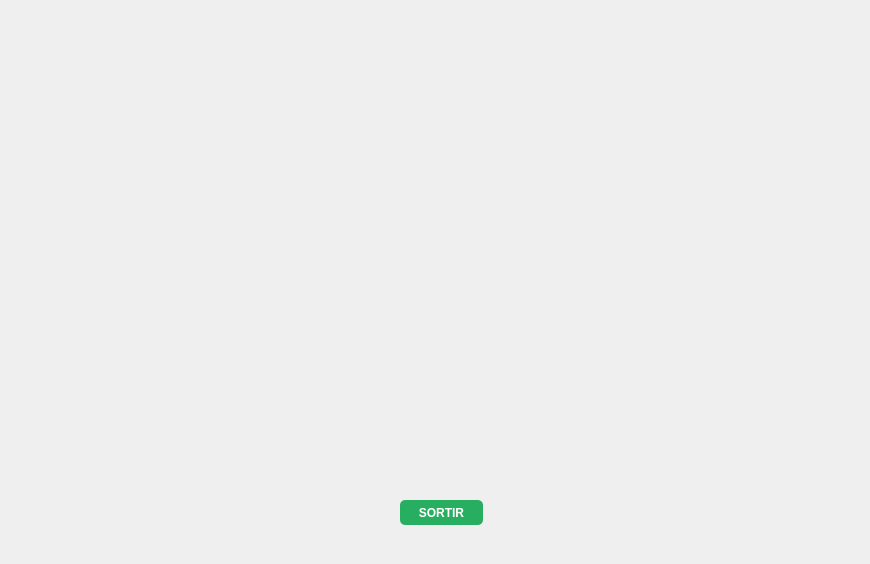
<?xml version="1.0" encoding="UTF-8"?>
<ui version="4.0">
 <class>diagramme</class>
 <widget class="QWidget" name="diagramme">
  <property name="geometry">
   <rect>
    <x>0</x>
    <y>0</y>
    <width>870</width>
    <height>564</height>
   </rect>
  </property>
  <property name="minimumSize">
   <size>
    <width>870</width>
    <height>564</height>
   </size>
  </property>
  <property name="maximumSize">
   <size>
    <width>870</width>
    <height>564</height>
   </size>
  </property>
  <property name="windowTitle">
   <string>Form</string>
  </property>
  <property name="styleSheet">
   <string notr="true">QPushButton {
    background-color: #27ae60;
    color: white;
    border-radius: 5px;
    padding: 6px 12px;
    font-weight: bold;
}</string>
  </property>
  <widget class="QWidget" name="zoneaffich" native="true">
   <property name="geometry">
    <rect>
     <x>109</x>
     <y>59</y>
     <width>591</width>
     <height>401</height>
    </rect>
   </property>
  </widget>
  <widget class="QPushButton" name="btnsortir">
   <property name="geometry">
    <rect>
     <x>400</x>
     <y>500</y>
     <width>83</width>
     <height>25</height>
    </rect>
   </property>
   <property name="text">
    <string>SORTIR</string>
   </property>
  </widget>
 </widget>
 <resources/>
 <connections/>
</ui>
